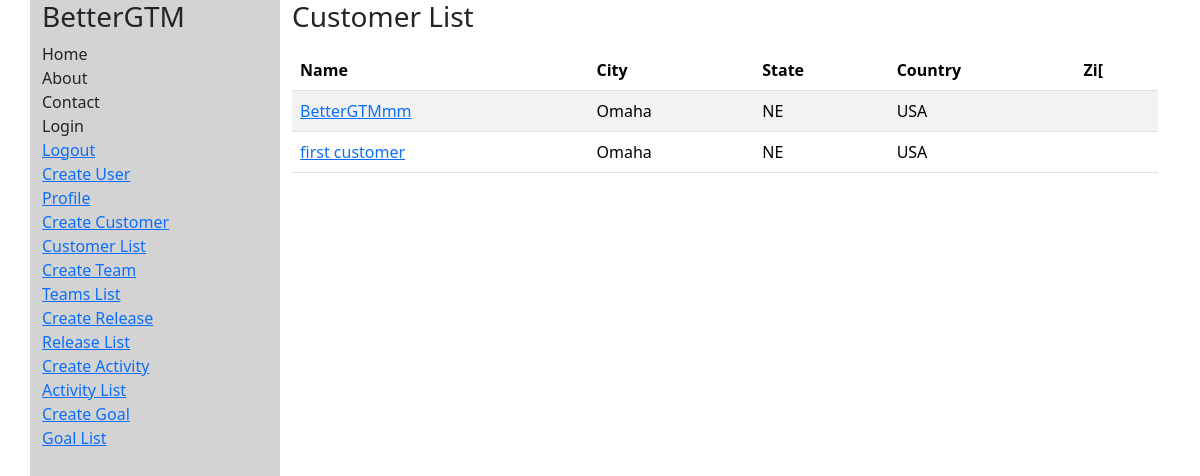
/customer_list (signed in), run on the app's committed database.
### bettergtm_backend/models.py (models this page shows)
class Customer(models.Model):
  name = models.CharField(max_length=100)
  city = models.CharField(max_length=100)
  state = models.CharField(max_length=100)
  country = models.CharField(max_length=100)
  zip_code = models.CharField(max_length=100, null=True)

### bettergtm_backend/views.py (the view)
# urls.py: path('customer_list',  views.customer_list_view, name='customer_list'),
@login_required
def customer_list_view(request):
    customers = Customer.objects.all()
    return render(request, 'customer_list.html', {'customers': customers})

### bettergtm_backend/templates/customer_list.html
{% extends 'base.html' %}
{% block content %}
<h1 class="h3 mb-3 fw-normal">Customer List</h1>
<div class='table-responsive'>
  <table class="table table-striped mx-auto">
    <thead>
    <tr>
      <th scope="col">Name</th>
      <th scope="col">City</th>
      <th scope='col'>State</th>
      <th scope="col">Country</th>
      <th scope="col">Zi[</th>
    </tr>
    </thead>
    <tbody>
      {% for c in customers %}
    <tr>
      <td><a href="{% url 'bettergtm_backend:customer_detail' c.id%}"">{{ c.name }}</a></td>
      <td>{{ c.city }}</td>
      <td>{{ c.state }}</td>
      <td>{{ c.country }}</td>
      <td>{{ c.zipcode }}</td>
    </tr>
    {% endfor %}
  </tbody>
  </table>
</div>
{% endblock %}

### data on the page
Customer: name "BetterGTMmm", city "Omaha", state "NE", country "USA"
Customer: name "first customer", city "Omaha", state "NE", country "USA"
